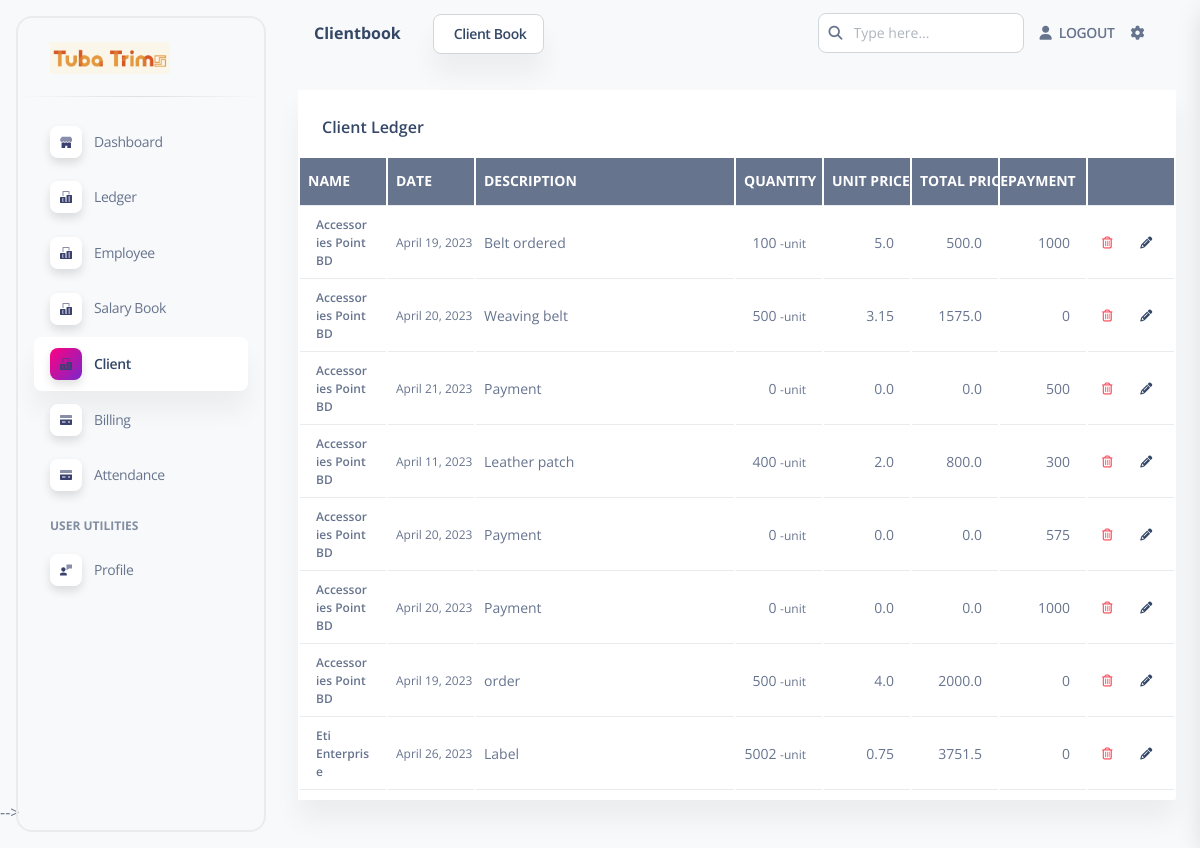
/client/ledger?page=1 (signed in), run on the app's committed database.
### apps/home/models.py (models this page shows, shortened)
class ClientBook(models.Model):
    client = models.ForeignKey(Client, on_delete=models.PROTECT)
    date = models.DateField()
    description = models.TextField(null=True)
    quantity = models.IntegerField(default=0, null=True)
    unit_price = models.FloatField(default=0, null=True)
    total_price = models.FloatField()
    payment = models.IntegerField(default=0, null=True)
    class Meta:
        ordering = ['id']

class Client(models.Model):
    client_id = models.CharField(primary_key=True, max_length=20)
    company_name = models.CharField(max_length=100)
    phone = models.CharField(max_length=20)
    address = models.CharField(max_length=100)
    email = models.EmailField(null=True)

### apps/home/views.py (the view)
# urls.py: path('client/ledger', views.client_ledger, name='client_ledger'),
@login_required(login_url="/login/")
def client_ledger(request):
    clients = Client.objects.all()
    ClientBookData = ClientBook.objects.all()
    paginator = Paginator(ClientBookData, 30)
    page_number = request.GET.get('page')
    page_obj = paginator.get_page(page_number)
    context = {
        'page_obj': page_obj,
        'clients':clients,
        'segment': 'clientbook',
    }
    if not page_number:
        return redirect(f'/client/ledger?page={paginator.num_pages}')
    return render(request, 'home/client-ledger.html', context)

### apps/templates/home/client-ledger.html (shortened to what this page needs)
{% extends 'layouts/base.html' %}
{% load custom_tags %}
{% block content %}
  <div class="w-full px-6 py-6 mx-auto">
    <div class="flex flex-wrap -mx-3">
      <div class="flex-none w-full max-w-full px-3">
        <div class="relative flex flex-col min-w-0 mb-6 break-words bg-white border-0 border-transparent border-solid shadow-soft-xl rounded-sm bg-clip-border">
          <div class="p-6 pb-0 mb-2 bg-white border-b-0 border-b-solid rounded-t-2xl border-b-transparent">
            <h6>Client Ledger</h6>
          </div>
          <div class="flex-auto px-0 pt-0 pb-2">
            <div class="p-0 overflow-x-auto">
              <table class="table-fixed items-center justify-center w-full mb-0 align-top border-gray-200 text-slate-500">
                <thead class="align-bottom text-white bg-slate-500">
                  <tr>
                    <th class="w-1/10 px-6 py-3 pl-2 text-left uppercase align-middle bg-transparent border-b border-gray-200 shadow-none text-size-sm border-b-solid tracking-none whitespace-nowrap">Name</th>
                    <th class="w-1/10 px-6 py-3 pl-2 text-left uppercase align-middle bg-transparent border-b border-gray-200 shadow-none text-size-sm border-b-solid tracking-none whitespace-nowrap">Date</th>
                    <th class="w-3/10 px-6 py-3 pl-2 text-left uppercase align-middle bg-transparent border-b border-gray-200 shadow-none text-size-sm border-b-solid tracking-none whitespace-nowrap">Description</th>
                    <th class="w-1/10 px-6 py-3 pl-2 uppercase align-middle bg-transparent border-b border-gray-200 shadow-none text-size-sm border-b-solid tracking-none whitespace-nowrap">Quantity</th>
                    <th class="w-1/10 px-6 py-3 pl-2 uppercase align-middle bg-transparent border-b border-gray-200 shadow-none text-size-sm border-b-solid tracking-none whitespace-nowrap">Unit Price</th>
                    <th class="w-1/10 px-6 py-3 pl-2 uppercase align-middle bg-transparent border-b border-gray-200 shadow-none text-size-sm border-b-solid tracking-none whitespace-nowrap">Total Price</th>
                    <th class="w-1/10 px-6 py-3 pl-2 uppercase align-middle bg-transparent border-b border-gray-200 shadow-none text-size-sm border-b-solid tracking-none whitespace-nowrap">Payment</th>
                    <th class="w-1/10 px-6 py-3 font-semibold capitalize align-middle bg-transparent border-b border-gray-200 border-solid shadow-none tracking-none whitespace-nowrap"></th>
                  </tr>
                </thead>
                <tbody>
                {% for record in page_obj %}
                  <tr>
                    <td class="p-2 align-middle bg-transparent border-b whitespace-normal shadow-transparent">
                      <p class="px-2 mb-0 font-semibold leading-normal text-size-xs">{{ record.client.company_name }}</p>
                    </td>
                    <td class="p-2 align-middle bg-transparent border-b whitespace-nowrap shadow-transparent">
                      <p class="mb-0 font-normal leading-normal text-size-xs">{{ record.date }}</p>
                    </td>
                    <td class="p-2 align-middle bg-transparent border-b whitespace-normal shadow-transparent">
                      <span class="font-normal leading-normal text-size-sm">{{ record.description }}</span>
                    </td>
                    <td class="p-2 align-middle text-right bg-transparent border-b whitespace-nowrap shadow-transparent">
                      <span class="mr-2 leading-tight text-size-sm">{{ record.quantity }} <span class="text-size-xs">-unit</span></span>
                    </td>
                    <td class="p-2 align-middle text-right bg-transparent border-b whitespace-nowrap shadow-transparent">
                        <span class="mr-2 leading-tight text-size-sm">{{ record.unit_price }}</span>
                    </td>
                    <td class="p-2 align-middle text-right bg-transparent border-b whitespace-nowrap shadow-transparent">
                      <span class="mr-2 leading-tight text-size-sm">{{ record.quantity|multiply:record.unit_price }}</span>
                    </td>
                    <td class="p-2 align-middle text-right bg-transparent border-b whitespace-nowrap shadow-transparent">
                      <span class="mr-2 leading-tight text-size-sm">{{ record.payment }}</span>
                    </td>
                    <td class="align-middle text-center bg-transparent border-b whitespace-nowrap shadow-transparent">
                        <a class="relative z-10 inline-block px-2 font-bold text-center text-transparent uppercase align-middle transition-all shadow-none cursor-pointer leading-pro text-size-xs ease-soft-in bg-150 bg-gradient-red hover:scale-102 bg-clip-text" href="{% url 'del_clientbook' record.id %}"><i class="mr-2 far fa-trash-alt bg-150 bg-clip-text"></i></a>
                        <a class="inline-block px-2 font-bold text-center uppercase align-middle transition-all bg-transparent border-0 rounded-lg shadow-none cursor-pointer leading-pro text-size-xs ease-soft-in bg-150 hover:scale-102 active:opacity-85 bg-x-25 text-slate-700" href="{% url 'update_clientbook' record.id %}"><i class="mr-2 fas fa-pencil-alt text-slate-700" aria-hidden="true" ></i></a>
                    </td>
                  </tr>
                {% endfor %}
                </tbody>
              </table>
            </div>
          </div>
        </div>
      </div>
    </div>
  </div>
{% endblock content %}

### data on the page
ClientBook: client.company_name "Accessories Point BD", date "April 19, 2023", description "Belt ordered", quantity "100", unit_price "5.0", quantity|multiply "500.0", payment "1000"
ClientBook: client.company_name "Accessories Point BD", date "April 20, 2023", description "Weaving belt", quantity "500", unit_price "3.15", quantity|multiply "1575.0", payment "0"
ClientBook: client.company_name "Accessories Point BD", date "April 21, 2023", description "Payment", quantity "0", unit_price "0.0", quantity|multiply "0.0", payment "500"
ClientBook: client.company_name "Accessories Point BD", date "April 11, 2023", description "Leather patch", quantity "400", unit_price "2.0", quantity|multiply "800.0", payment "300"
ClientBook: client.company_name "Accessories Point BD", date "April 20, 2023", description "Payment", quantity "0", unit_price "0.0", quantity|multiply "0.0", payment "575"
ClientBook: client.company_name "Accessories Point BD", date "April 20, 2023", description "Payment", quantity "0", unit_price "0.0", quantity|multiply "0.0", payment "1000"
ClientBook: client.company_name "Accessories Point BD", date "April 19, 2023", description "order", quantity "500", unit_price "4.0", quantity|multiply "2000.0", payment "0"
ClientBook: client.company_name "Eti Enterprise", date "April 26, 2023", description "Label", quantity "5002", unit_price "0.75", quantity|multiply "3751.5", payment "0"

### other printed values
{{ segment }} "Clientbook"
